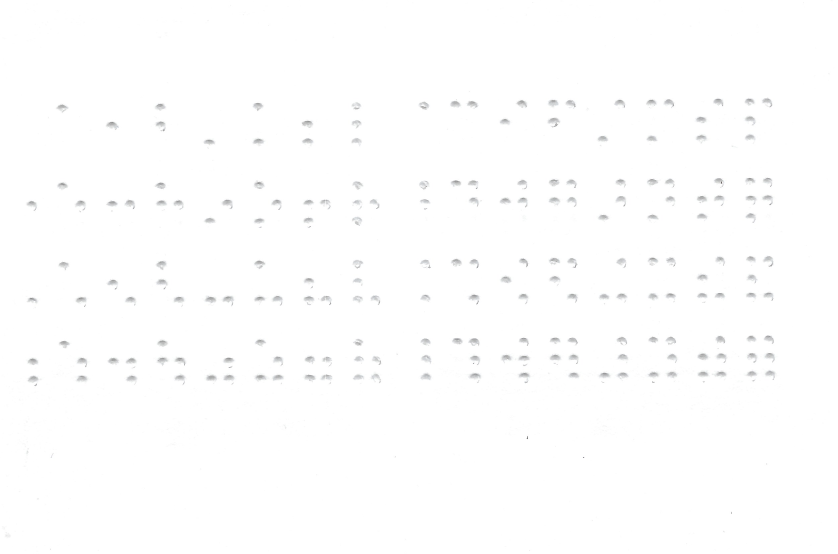
#> input picture Data/data0.png, 2512 x 1660 px (shown at 1/3 size); its folder holds only this picture in this run
$ python dataprep.py
#> lines starting #> are read from the running program, lines starting #| are printed output that depends on the picture; after the words box and inside, x2 and y2 are one past the last pixel; in counts of white or black regions, pixels touching at a corner belong together
### Code/preprocess.py
import cv2
import math
import numpy as np


class Preprocessor:
    def preprocess(self, image_name):
        # Load the  image and convert to grayscale
        image = cv2.imread(image_name, cv2.IMREAD_GRAYSCALE)

        #Filter  image using edge preserving filter
        image  = cv2.bilateralFilter(image, 10, 150, 150)

        # Apply   Thresholding to make image binary
        _, image = cv2.threshold(image, 0, 255, cv2.THRESH_BINARY + cv2.THRESH_OTSU)

        # Deskew the image
        image = self.__deskew(image)

        return image


    # Finds the rotation angle that maximizes the combined variances of the row and column weights.
    # Returns the deskewed image
    def __deskew(self, image):
        # Angle in degrees, used as  negative and positive distance from 0 degrees to search within for maximum
        max_angle = 10

        # Inverts colors so background is black since black is added to borders when rotating
        _, image = cv2.threshold(image, 127, 255, cv2.THRESH_BINARY_INV)

        # Exhaustive search on linear sampling of angles within the bounds
        # Finds angle that gives max variance in row and column weights.
        angles = np.linspace(-max_angle, max_angle, num=101, endpoint=True)
        max_var = 0
        deskewed = image
        for angle in angles:
            rotated_image = self.__rotate(angle, image)     # Apply rotation to image
            row_weights, col_weights = self.__get_weights(rotated_image)    # Calculate row and column weights
            var = np.var(row_weights) + np.var(col_weights)     # Calculate combined variance of weights
            if var > max_var:   # Keep the Image with the max variance
                max_var = var
                deskewed = rotated_image;

        # Revert to white background and black foreground
        _, image = cv2.threshold(deskewed, 127, 255, cv2.THRESH_BINARY_INV)

        return image


    #Returns the row and column weights of the image
    def __get_weights(self, image):
        # Calculate row_weights
        row_weights = np.zeros(image.shape[0], dtype=int)
        for i in range(image.shape[0]):
            row_weights[i] = np.sum(image[i, :]) / image.shape[1]
        # Calculate col_weights
        col_weights = np.zeros(image.shape[1], dtype=int)
        for i in range(image.shape[1]):
            col_weights[i] = np.sum(image[:, i]) / image.shape[0]
        return row_weights, col_weights

    # Applies given rotation angle to image
    # Rotation causes corners of the rectangle to go outside original bounding box, so image is scaled down to compensate
    def __rotate(self, angle, image):
        height, width = image.shape[:2]

        # Calculate scaling factor to prevent corners being lost
        c = math.sqrt(pow(width/2, 2) + pow(height/2, 2))   # Distance from rotation point to corner
        new_h = 2 * c * math.sin(math.radians(45 + angle))  # Height of bounding box after rotation
        scale = height / new_h

        # Rotation matrix to rotate image around center point with given angle and calculated scale reduction
        rot_mat = cv2.getRotationMatrix2D((width/2, height/2), angle, scale)

        # Returns image with rotation applied
        return cv2.warpAffine(image, rot_mat, dsize=(width, height))


### Code/segment.py
import cv2
import matplotlib.pyplot as plt
import numpy as np
from scipy.optimize import least_squares

class Segmenter:
    #Object used to collapse  neighboring lines of black or white space
    class Space:
        def __init__(self, start_index, width):
            self.start_index = start_index
            self.width = width

        def middle(self):
            return self.start_index + self.width // 2

        def end (self):
            return self.start_index + self.width - 1


    def __init__(self):
        self.image = None
        self.height = 0
        self.width = 0


    #Segment the image given as a parameter
    # Assumes image has been preprocessed
    def segment(self, input_image):
        self.image = input_image
        self.height = self.image.shape[0]
        self.width = self.image.shape[1]

        # Calculate row and column weights
        row_weights, col_weights  = self.__get_weights()

        # Get lists of cuts to segment the image
        row_cuts = self.__get_cuts(row_weights, self.height)
        col_cuts = self.__get_cuts(col_weights, self.width)

        # Create 2D array of image segmetns from cuts that preserves location of characters
        segments = []
        for i in range(len(row_cuts)-1):
            segments.append([])
            for j in range(len(col_cuts)-1):
                # Cut out single character
                x1, y1 = col_cuts[j], row_cuts[i]
                x2, y2 = col_cuts[j+1], row_cuts[i+1]
                seg = self.image[y1:y2, x1:x2]

                # Shrink image to size for Neural Network
                seg = self.__resize(seg)

                # Add context of line weights from surrounding image to preserve spacial information for dots
                seg = self.__add_context(seg, x1, y1, x2, y2, row_weights, col_weights)

                # Add segmented image  to 2D array
                segments[i].append(seg)

        return segments


    #Returns the row and column weights of the image
    def __get_weights(self):
        # Calculate row_weights
        row_weights = np.zeros(self.height, dtype=int)
        for i in range(self.height):
            row_weights[i] = np.sum(self.image[i, :]) / self.width
        # Calculate col_weights
        col_weights = np.zeros(self.width, dtype=int)
        for i in range(self.width):
            col_weights[i] = np.sum(self.image[:, i]) / self.height
        return row_weights, col_weights

    #Returns list of indices to make cuts given the input weights
    def __get_cuts(self, weights, max_cut):
        img = weights.astype(np.uint8)

        # Apply Thresholding to weights to mark each line as white or black space
        _, mask = cv2.threshold(img, 254.5, 255, cv2.THRESH_BINARY)

        # Combine neighboring whitespace into single space object
        whitespaces = self.__collapse_whitespace(mask)

        # Find whitespaces which mark seperation between characters
        deliminators = self.__get_deliminators(whitespaces)

        # Make a list of the midpoints of whitespaces which seperate characters
        midpoints = []
        for space in deliminators:
            midpoints.append(space.middle())

        # Use linear regression to make cuts at equal spacing
        midpoints, slope = self.__fit_cuts(midpoints)

        # Add 2 outer cuts to list using the spacing from the linear model. Insures added cuts are inbounds
        cuts = []
        if midpoints[0] - 0.95*slope > 0:
            cuts.append(midpoints[0] - 0.95*slope)
        else:
            cuts.append(0)
        for point in midpoints:
            cuts.append(point)
        if midpoints[-1] + 0.95*slope < max_cut:
            cuts.append(midpoints[-1] + 0.95*slope)
        else:
            cuts.append(max_cut)

        return [int(cut) for cut in cuts]

    #Collapse neighboring lines of whitespace into a list of space objects
    def __collapse_whitespace(self, mask):
        whitespace_list = []
        current_space = None
        for i in range(len(mask)):
            if mask[i] > 128:  # Check if line is whitespace
                if current_space is None:
                    current_space = self.Space(i, 1)
                else:
                    current_space.width += 1
            else:
                if current_space is not None:
                    whitespace_list.append(current_space)
                    current_space = None
        if current_space is not None:
            whitespace_list.append(current_space)
        return whitespace_list

    # Take a list of whitespace objects and return a list of the whitespaces which seperate characters
    def __get_deliminators(self, whitespaces):
        # Remove margins
        whitespaces.pop(0)
        whitespaces.pop(-1)

        # Make an array of space sizes
        space_sizes = np.zeros(len(whitespaces), dtype=int)
        for i  in range(len(whitespaces)):
            space_sizes[i] = whitespaces[i].width

        # Apply Otsu's Thresholding to space_sizes to find threshold to mark each space as line seperation or not
        threshold, _ = cv2.threshold(space_sizes.astype(np.uint8), 0, 255, cv2.THRESH_BINARY + cv2.THRESH_OTSU)

        # Apply threshold value to get list of deliminators
        deliminators = []
        for space in whitespaces:
            if space.width > threshold:
                deliminators.append(space)

        return deliminators

    # Fit a linear model to cuts to give then equal spacing
    def __fit_cuts(self, cuts):
        # Linear Model
        line = np.polynomial.Polynomial.fit(range(len(cuts)), cuts, 1)

        # Cuts from linear model
        _, new_cuts = line.linspace(len(cuts), [0, len(cuts)-1])
        return list(new_cuts), line.convert().coef[1]

    # Shrink character segment to proper size for neural network
    def __resize(self, image):
        img = cv2.resize(image, (20,30), interpolation=cv2.INTER_AREA)
        _, bin_img = cv2.threshold(img, 0, 255, cv2.THRESH_BINARY + cv2.THRESH_OTSU)
        return bin_img

    # Add line weights to include spacial information from surrounding image in segmented image
    def __add_context(self, image, x1, y1, x2, y2, row_weights, col_weights):
        # cut out relevant section of row  weights  and srink it to 30 pixel length
        row_weights = row_weights[y1:y2]
        row_weights = self.__shrink_weights(row_weights, 30)

        # Add row weights to right side of image
        row_weights = np.asmatrix(row_weights)
        row_weights = np.transpose(row_weights)
        image = np.append(image, row_weights, axis=1)

        # cut out relevant section of column   weights  and srink it to 20 pixel length
        col_weights = col_weights[x1:x2]
        col_weights = self.__shrink_weights(col_weights, 20)

        # Add column  weights to bottom  of image
        col_weights = np.append(col_weights, 0)
        col_weights = np.asmatrix(col_weights)
        image = np.append(image, col_weights, axis=0)

        return image

    # Resize line weights to reduced size for neural network
    def __shrink_weights(self, weights, size):
        # starting index for bins
        cuts = np.linspace(0, weights.shape[0]-1, size+1, dtype='int')

        # Make each pixel be the average weight of the corresponding pixels in original image
        shrunk = np.zeros(size)
        for i in range(size):
            shrunk[i] = np.average(weights[cuts[i]:cuts[i+1]])

        # Make the minimum weight be 0 and the maximum weight be 255
        shrunk = shrunk - np.min(shrunk)
        shrunk = (shrunk / np.max(shrunk)) * 255.0

        return shrunk


# Methods used for visualization during debugging
    # [43 lines left out: functions __plot, __show_cuts, __show_whitespace, not called in this run]

### Code/dataprep.py
import cv2
import preprocess
import segment


class DataPrepper:
    def prepare(self, data_index, horizontal_flip=False, vertical_flip=False):
        pre = preprocess.Preprocessor()
        preprocessed_image = pre.preprocess(f"../Data/data{data_index}.png")

        seg = segment.Segmenter()
        segments = seg.segment(preprocessed_image)

        lines = len(segments)
        cols = len(segments[0])

        for i in range(lines):
            for j in range(cols):
                name = f"../Data/characters/{self.__get_int(i, j, lines, cols, horizontal_flip, vertical_flip)}_{data_index}.png"
                cv2.imwrite(name, segments[i][j])

    def __get_int(self, i, j, lines, cols, horizontal_flip, vertical_flip):

        if not horizontal_flip and not vertical_flip:
            return cols*i + j
        if horizontal_flip and not vertical_flip:
            original = cols*i + cols - 1 - j
            return self.__horizontal_flip(original)
        if not horizontal_flip and vertical_flip:
            original = cols*(lines - 1 - i) + j
            return self.__vertical_flip(original)
        if horizontal_flip and vertical_flip:
            original = cols*(lines - 1 - i) + cols - 1 - j
            return self.__horizontal_flip(self.__vertical_flip(original))

    def __horizontal_flip(self, i):
        first = (i & 0b111) << 3
        second = (i & 0b111000) >> 3
        return first + second

    def __vertical_flip(self, i):
        new = i & 0b010010
        new = new | ((i & 0b001001) << 2)
        new = new | ((i & 0b100100) >> 2)
        return new


# Driver Code
dp = DataPrepper()

dp.prepare(0)
#> in preprocess, `_, image = cv2.threshold(image, 0, 255, cv2.THRESH_BINARY + cv2.THRESH..`:
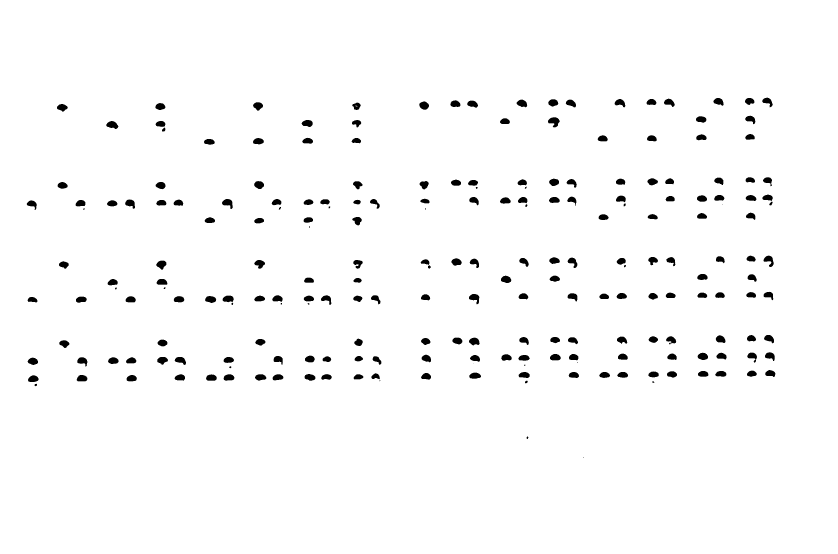
#> image: shape (1660, 2512) (shown at 1/3 size); 98% white; 222 black regions (11 under 20 px), largest, box (x1, y1, x2, y2) and area: (1644, 352, 1679, 382) 660, (319, 363, 355, 387) 576, (666, 597, 698, 627) 565
#> the loop in __deskew, `for angle in angles:` made 101 passes
#> (var, max_var) on passes 1, 16, 17, 18, 19, 20, 21, 22, 23, 24, 25, 26: (27.03, 27.03), (27.08, 27.08), (27.32, 27.32), (27.67, 27.67), (28.03, 28.03), (28.49, 28.49), (29.25, 29.25), (29.88, 29.88), (30.73, 30.73), (31.51, 31.51), (32.19, 32.19), (33.01, 33.01)
#> var on passes 2 to 7: 26.7, 26.04, 25.64, 25.38, 24.87, 24.62
#> pass 1, in __deskew, `rotated_image = self.__rotate(angle, image)`:
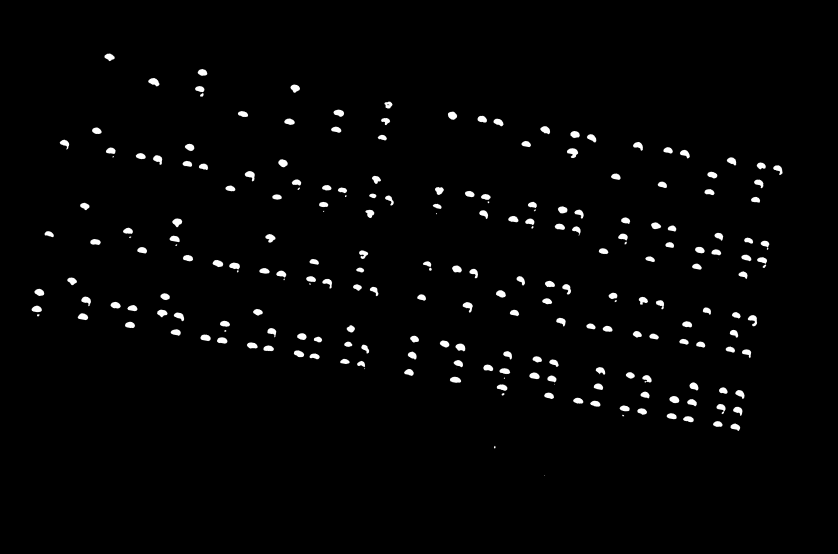
#> rotated_image: shape (1660, 2512) (shown at 1/3 size); min 0, max 255, mean 4.8
#> after the loop in __deskew, `for angle in angles:`:
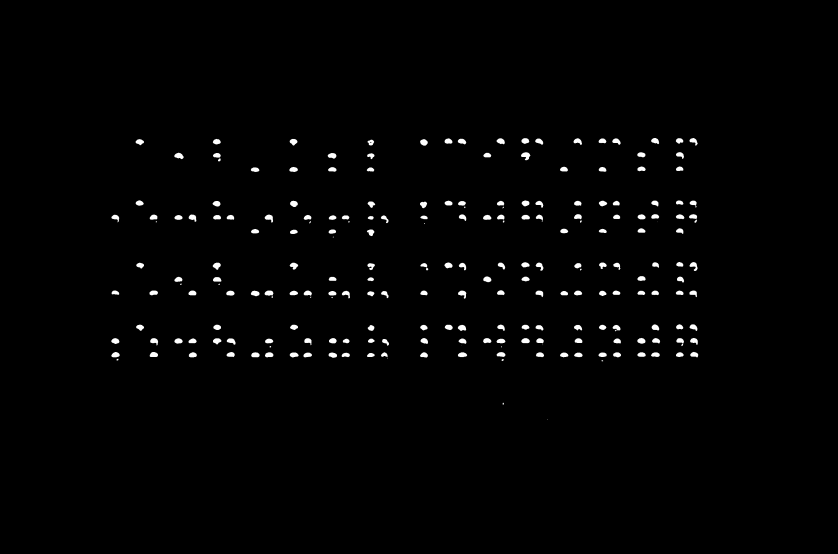
#> deskewed: shape (1660, 2512) (shown at 1/3 size); min 0, max 255, mean 3.2
#> after the loop in __deskew, `for angle in angles:`:
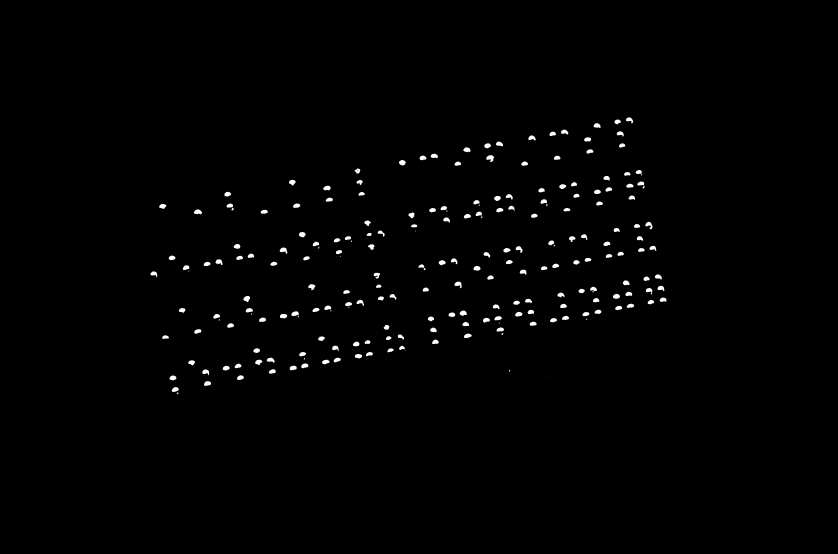
#> rotated_image: shape (1660, 2512) (shown at 1/3 size); min 0, max 255, mean 2.3
#> after the loop in __deskew, `for angle in angles:`: max_var = 129.1
#> in __deskew, `_, image = cv2.threshold(deskewed, 127, 255, cv2.THRESH_BINARY_INV)`:
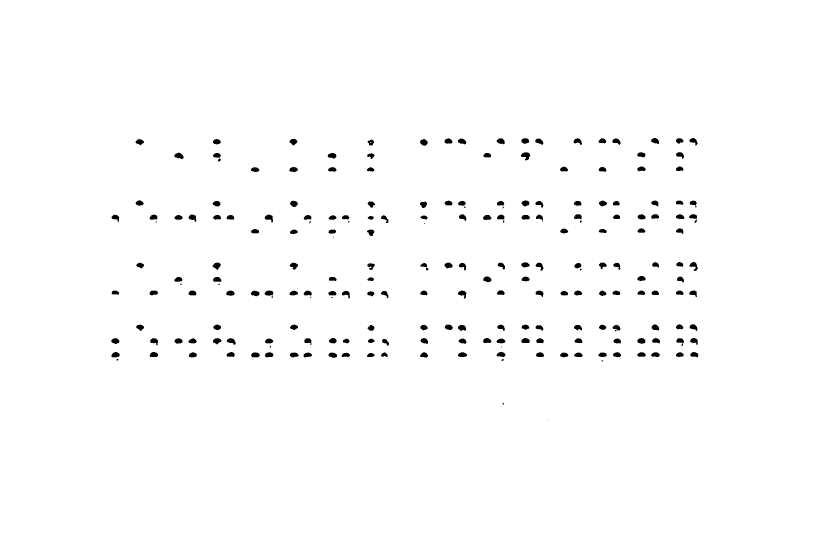
#> image: shape (1660, 2512) (shown at 1/3 size); 98.7% white; 222 black regions (21 under 20 px), largest, box (x1, y1, x2, y2) and area: (1563, 457, 1591, 481) 414, (523, 458, 551, 477) 356, (794, 644, 819, 668) 343
#> after the loop in __get_weights, `for i in range(self.height):`: row_weights = 1660 values, max 255 at index 0, min 195 at index 1065, mean 251.7
#> after the loop in __get_weights, `for i in range(self.width):`: col_weights = 2512 values, max 255 at index 0, min 227 at index 1113, mean 251.7
#> in __get_cuts, `img = weights.astype(np.uint8)`: img has the same summary as row_weights in __get_weights
#> in __get_cuts, `_, mask = cv2.threshold(img, 254.5, 255, cv2.THRESH_BINARY)`: mask = 1660 values, max 255 at index 0, min 0 at index 414, mean 208
#> the loop in __collapse_whitespace, `for i in range(len(mask)):` made 1660 passes
#> after the loop in __collapse_whitespace, `for i in range(len(mask)):`: current_space.width = 400; whitespace_list = 17 items
#> in __get_cuts, `whitespaces = self.__collapse_whitespace(mask)`: whitespaces = 18 items
#> in __get_deliminators, `space_sizes = np.zeros(len(whitespaces), dtype=int)`: space_sizes = [0, 0, 0, 0, 0, 0, 0, 0, 0, 0, 0, 0, 0, 0, 0, 0]
#> the loop in __get_deliminators, `for i  in range(len(whitespaces)):` made 16 passes
#> after the loop in __get_deliminators, `for i  in range(len(whitespaces)):`: space_sizes = [19, 15, 85, 18, 13, 2, 73, 15, 4, 16, 77, 20, 13, 1, 124, 45]
#> in __get_deliminators, `threshold, _ = cv2.threshold(space_sizes.astype(np.uint8), 0, 255, cv2..`: threshold = 45
#> the loop in __get_deliminators, `for space in whitespaces:` made 16 passes
#> after the loop in __get_deliminators, `for space in whitespaces:`: deliminators = 4 items
#> the loop in __get_cuts, `for space in deliminators:` made 4 passes
#> after the loop in __get_cuts, `for space in deliminators:`: midpoints = [558, 749, 934, 1146]
#> in __fit_cuts, `_, new_cuts = line.linspace(len(cuts), [0, len(cuts)-1])`: new_cuts = [554.4, 749.3, 944.2, 1139.1]
#> in __get_cuts, `midpoints, slope = self.__fit_cuts(midpoints)`: slope = 194.9
#> the loop in __get_cuts, `for point in midpoints:` made 4 passes
#> point on passes 1 to 4: 554.4, 749.3, 944.2, 1139.1
#> after the loop in __get_cuts, `for point in midpoints:`: cuts = [369.2, 554.4, 749.3, 944.2, 1139.1]
#> in segment, `row_cuts = self.__get_cuts(row_weights, self.height)`: row_cuts = [369, 554, 749, 944, 1139, 1324]
#> the loop in __collapse_whitespace (call 2), `for i in range(len(mask)):` made 2512 passes
#> the loop in __get_deliminators (call 2), `for i  in range(len(whitespaces)):` made 30 passes
#> the loop in __get_deliminators (call 2), `for space in whitespaces:` made 30 passes
#> the loop in __get_cuts (call 2), `for space in deliminators:` made 15 passes
#> the loop in __get_cuts (call 2), `for point in midpoints:` made 15 passes
#> point on passes 1 to 12: 382.9, 498.8, 614.7, 730.6, 846.4, 962.3, 1078.2, 1194.1, 1309.9, 1425.8, 1541.7, 1657.6
#> in segment, `col_cuts = self.__get_cuts(col_weights, self.width)`: col_cuts = [272, 382, 498, 614, 730, 846, 962, 1078, 1194, 1309, 1425, 1541, 1657, 1773, 1889, 2005, 2115]
#> the loop in segment, `for i in range(len(row_cuts)-1):` made 5 passes
#> pass 1, in __resize (call 2), `img = cv2.resize(image, (20,30), interpolation=cv2.INTER_AREA)`:
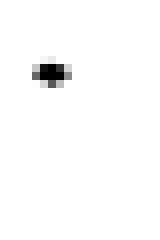
#> img: shape (30, 20) (shown 8 times larger); min 0, max 255, mean 251.4
#> after the loop in segment, `for i in range(len(row_cuts)-1):`: segments = 5 items
#> in prepare, `lines = len(segments)`: lines = 5
#> the loop in prepare, `for i in range(lines):` made 5 passes
#> pass 1, in prepare, `cv2.imwrite(name, segments[i][j])`:
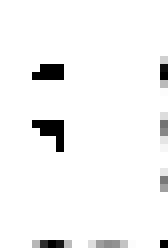
#> saved as 3_0.png: shape (31, 21) (shown 8 times larger); min 0, max 255, mean 244.6

dp.prepare(1, horizontal_flip=True)
#> (the run stopped early here; a loop or call above may not have finished)
